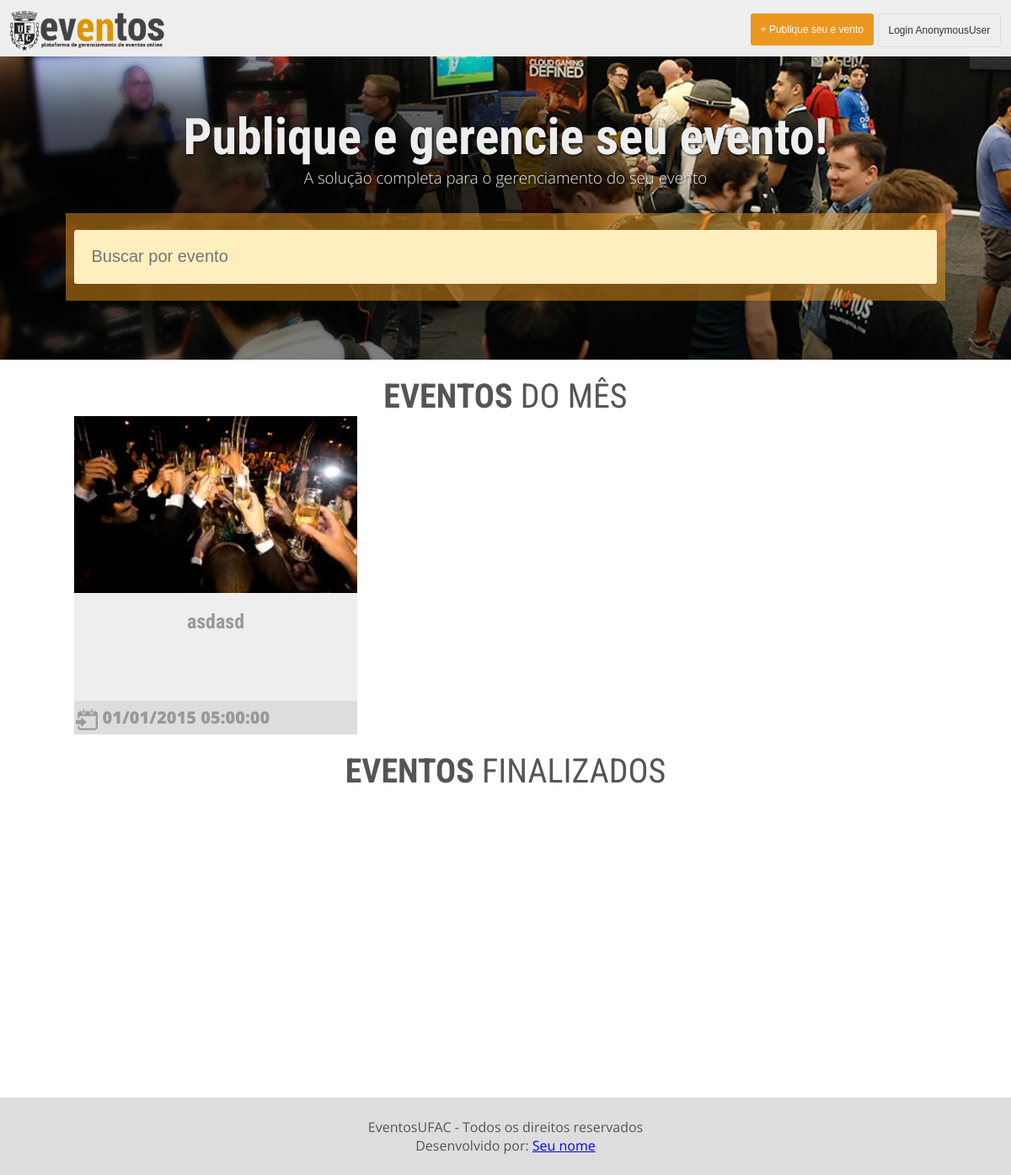
The app's page /, older data.
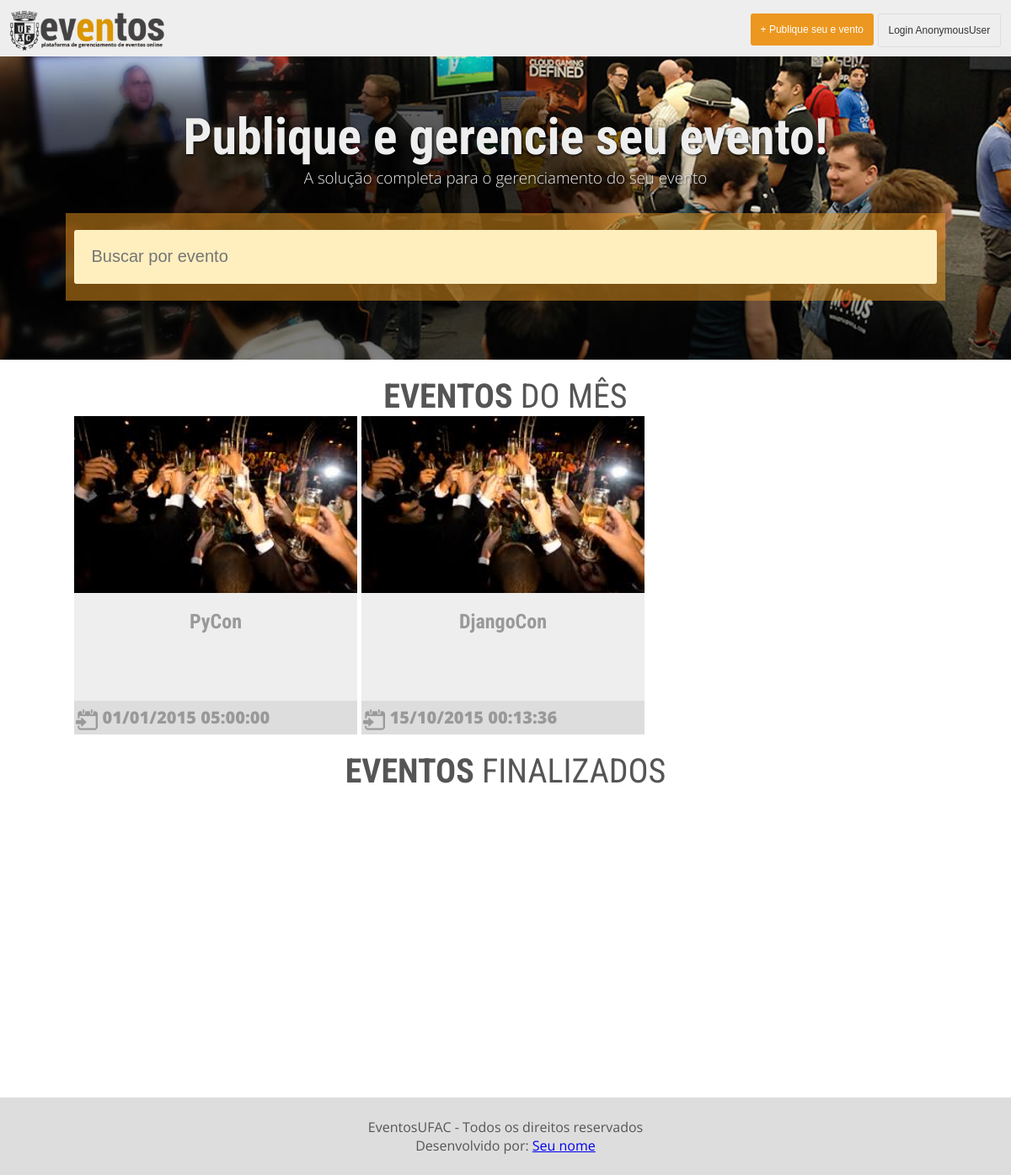
The same page, newer data.
### organizacao/models.py (models this page shows, shortened)
class Evento(models.Model):
    class Meta:
        db_table = 'evento'
    SITUACAO_CHOICES = (('1','Aguardando'),('2','Confirmado'),
                        ('3','Esgotado'),
                        ('5','Ativo'),('9','Inativo'),)
    nome = models.CharField('Nome do Evento', max_length=250,)
    dt_inicio = models.DateTimeField(u'Dt.Início')
    dt_termino = models.DateTimeField(u'Dt.Término')
    informacoes = models.TextField(u'Informações')
    situacao = models.CharField(u'Situação', max_length=1,
                                choices=SITUACAO_CHOICES, default='1')
    nome_contato = models.CharField('Nome do Contato', max_length=80)
    email = models.EmailField('Email do Contato', max_length=250)
    telefone = models.CharField('Telefone', max_length=20)
    qtd_participantes = models.IntegerField('Qtd.Participantes',
                                            null=True, blank=True,
                                            editable=False)
    @property
    def data(self):
        return self.dt_inicio.strftime("%d/%m/%Y")
    @property
    def hora(self):
        return self.dt_inicio.strftime("%H:%M:%S")
    @property
    def esgotado(self):
        return self.situacao == '3'

### organizacao/views.py (the view)
# urls.py: url(r'^$', 'organizacao.views.index', name='index'),
def index(request):
    form = EventoForm()
    eventos_ativos = Evento.objects.filter(situacao__in=['2','5'])
    eventos_inativos = Evento.objects.filter(situacao='9')
    return render(request, 'index.html', locals())

### organizacao/views.py (shortened to what this page needs)
class EventoForm(ModelFormBase):
    class Meta:
        model = Evento
        exclude = ('situacao',)

### base/templates/index.html (shortened to what this page needs)
{% load staticfiles %}
<!DOCTYPE html>
<html lang="pt-br">
	<head>
<link rel="stylesheet" href="https://maxcdn.bootstrapcdn.com/bootstrap/3.3.5/css/bootstrap-theme.min.css">
		<link rel="stylesheet" type="text/css" href="{% static "estilos/bootstrap.css" %}">
		<link rel="stylesheet" type="text/css" href="{% static "estilos/principal.css" %}">
	</head>
	<body>
		<div class="topo">
			<div class="logo">
				<a href="{% url 'index' %}"><img src="{% static "imagens/logo.png" %}"></a>
			</div>
			<button class="publique login" data-toggle="modal" data-target="#login">Login {{ user }}</button>
			<button class="publique" data-toggle="modal" data-target="#cadastro">+ Publique seu e vento</button>
		</div>
		<div class="destaque">
			<h1>Publique e gerencie seu evento!</h1>
			<h3>A solução completa para o gerenciamento do seu evento</h3>
			<div class="busca">
                <form action="{% url 'pesquisa_eventos' %}">
				    <input type="text" placeholder="Buscar por evento" name="campo_busca"
                           class="campo_busca" value="{{ valor_pesquisado|default:"" }}">
                </form>
			</div>
		</div>
        {% block conteudo %}
		<div class="titulo"><strong>Eventos</strong> do mês</div>
		<div class="blocos">
            {% for evento in eventos_ativos %}
                {% include 'evento.html' %}
            {% endfor %}
		</div>
		<div class="titulo"><strong>Eventos</strong> Finalizados</div>
		<div class="blocos">
		</div>
       {% endblock conteudo %}
		<div class="rodape">
			EventosUFAC - Todos os direitos reservados<br>
			Desenvolvido por: <a href="{% url 'contato' %}">Seu nome</a>
		</div>
	</body>
</html>

### base/templates/evento.html (shortened to what this page needs)
{% load staticfiles %}
<div class="bloco">
    <div class="imagem">
        <img src="{% static "imagens/formatura.jpg" %}">
    </div>
    <h2>{{ evento.nome }}</h2>
    <div class="calendario"></div>
    <div class="tempo">{{ evento.data }} {{ evento.hora }}</div>
</div>

Row changes from the older to the newer data that the page shows:
changed Evento: nome "asdasd" → "PyCon"
added Evento: nome "DjangoCon", data "15/10/2015", hora "00:13:36"
